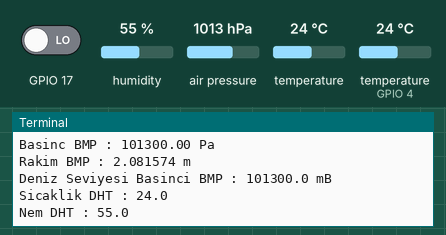
Recording of a program running on a simulated Raspberry Pi (BCM pin numbers). On the bench: the last lines printed to the terminal. The test bench sets the inputs (shaded band); at power-on: humidity 55 %, air pressure 1013 hPa, temperature 24 °C, temperature (sensor on GPIO 4) 24 °C, GPIO 17 LOW. The clock reads 2024-03-15 10:24:30 at power-on unless the program sets it; files the program writes start out absent.

Above: at 1.2 s.
1.3 s: humidity set to 22 %
At 2.6 s:
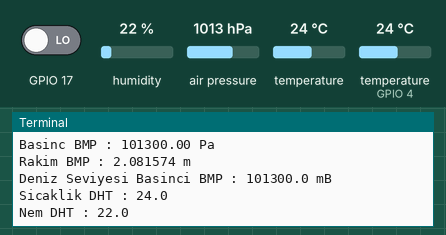
2.8 s: air pressure set to 952 hPa
At 4.2 s:
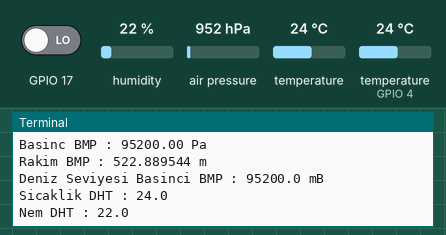
4.3 s: temperature (sensor 0) set to 12 °C
5.8 s: temperature (sensor on GPIO 4) set to 12 °C
At 7.2 s:
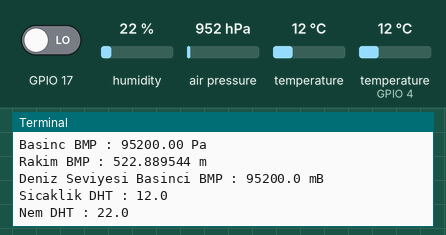
7.3 s: humidity set to 40 %
At 8.7 s:
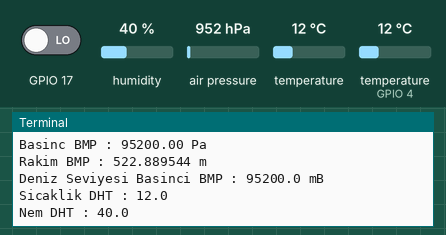
8.8 s: air pressure set to 975 hPa
At 11.0 s:
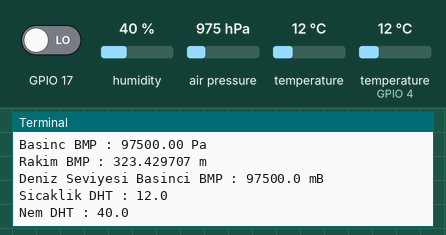
Timing chart, 0 to 11.3 s (numbered marks = the images above; inputs shaded):
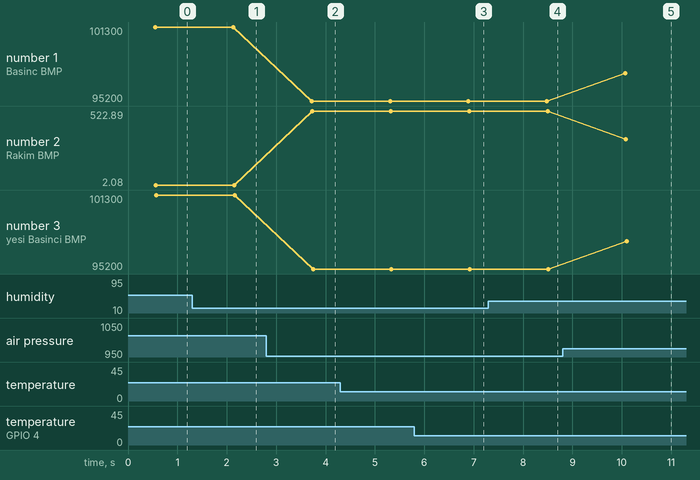

Measured:
- after the input at 1.3 s, the terminal: prints a new line after 0.86 s (image 1)
- after the input at 2.8 s, the terminal: prints a new line after 0.92 s (image 2)
- after the input at 5.8 s, the terminal: prints a new line after 1.1 s (image 3)
- after the input at 7.3 s, the terminal: prints a new line after 1.2 s (image 4)
- after the input at 8.8 s, the terminal: prints a new line after 1.3 s (image 5)
- plotted number 1: 101300 → 95200 after the input at 2.8 s, 95200 → 97500 after the input at 8.8 s
- plotted number 2: 2.08 → 522.89 after the input at 2.8 s, 522.89 → 323.43 after the input at 8.8 s
- plotted number 3: 101300 → 95200 after the input at 2.8 s, 95200 → 97500 after the input at 8.8 s

The program:

dataSave.py
```python
import Adafruit_DHT as DHT
import os , time,sqlite3
import Adafruit_BMP.BMP085 as BMP180
import RPi.GPIO as GPIO
GPIO.setmode(GPIO.BCM)
GPIO.setup(17,GPIO.IN)
con = sqlite3.connect("RaspAir.db")
cursor = con.cursor()
def table():
        cursor.execute("CREATE TABLE IF NOT EXISTS Hava_Durumu (tarih TEXT, sic FLOAT , nem FLOAT,basinc FLOAT)")
def hourMinute():
        return ((int(time.strftime("%H")))*60+int(time.strftime("%M")))
def Now():
        return str(time.strftime("%Y")) + "/" + str(time.strftime("%m")) + "/" + str(time.strftime("%d")) + "_" + str(time.strftime("%H")) + ":" + str(time.strftime("%M"))
table()
now = hourMinute()
while True:
        sensor = BMP180.BMP085()
        nem,sic = DHT.read_retry(11,4)
        if  hourMinute() - now == 5:
                now = hourMinute()
                cursor.execute("INSERT INTO Hava_Durumu (tarih,sic,nem,basinc) VALUES (?,?,?,?)",(Now(),sic,nem,(sensor.read_pressure()/100)))
                con.commit()
        else:
                print("En son kayitdan gecen sure {0} dakika".format(((int(time.strftime("%H")))*60+int(time.strftime("%M")))-now))
                print("Sicaklik BMP : {0:0.2f} *C".format(sensor.read_temperature()))
                print("Basinc BMP : {0:0.2f} Pa".format(sensor.read_pressure()))
                print("Rakim BMP : {0:02f} m".format(sensor.read_altitude()))
                print("Deniz Seviyesi Basinci BMP : {0} mB".format(sensor.read_sealevel_pressure()))
                print("Sicaklik DHT : {0}".format(sic))
                print("Nem DHT : {0}".format(nem))


        time.sleep(1)
        os.system("clear")
        if(GPIO.input(17)):
                con.close()
                quit()
```
